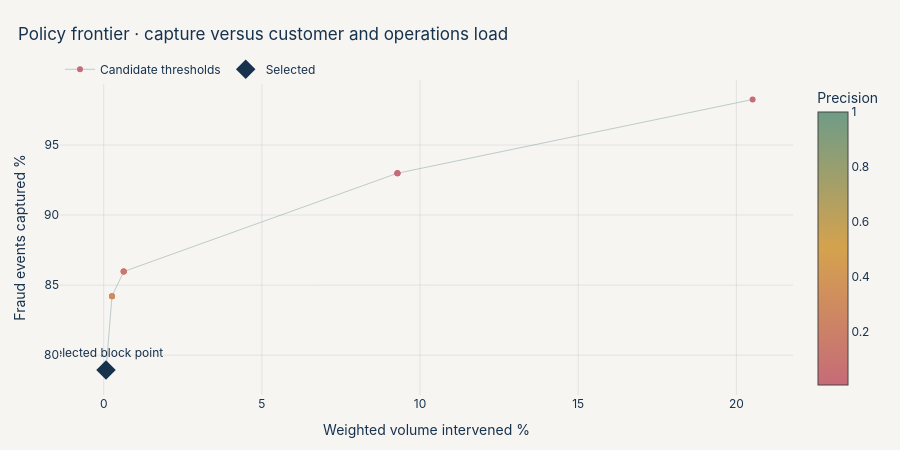

The cell this chart's notebook holds for it:
### Markdown cell above
## 3 · Policy is a separate product decision

Model probability is evidence, not the action. The calibration window sets a scenario policy under explicit constraints:

- no more than 0.5% of weighted transaction volume leaves straight-through approval;
- a hard-block candidate aims for at least 80% weighted precision;
- ambiguous high-risk events enter MFA instead of being silently declined;
- deterministic critical rules retain precedence over the model.

The costs and capacity below are illustrative interview assumptions. They are not measured Shuru or bank economics.

### Code cell
def weighted_quantile(values, q, weights):
    order = np.argsort(values)
    values, weights = np.asarray(values)[order], np.asarray(weights)[order]
    cumulative = np.cumsum(weights) / np.sum(weights)
    return float(values[np.searchsorted(cumulative, q, side="left")])

def binary_policy_stats(probs, labels, weights, threshold):
    pred = np.asarray(probs) >= threshold
    labels, weights = np.asarray(labels), np.asarray(weights)
    tp = weights[pred & (labels == 1)].sum()
    fp = weights[pred & (labels == 0)].sum()
    total_fraud = weights[labels == 1].sum()
    return {
        "threshold": float(threshold),
        "precision": float(tp / max(tp + fp, 1e-12)),
        "fraud_recall": float(tp / max(total_fraud, 1e-12)),
        "intervention_rate": float(weights[pred].sum() / weights.sum()),
    }

candidate_thresholds = np.unique(np.quantile(p_cal, np.linspace(0.75, 0.9995, 300)))
frontier = pd.DataFrame([
    binary_policy_stats(p_cal, y_cal, w_cal, threshold)
    for threshold in candidate_thresholds
])
mfa_probability = weighted_quantile(p_cal, 0.995, w_cal)
feasible_block = frontier[
    (frontier["precision"] >= 0.80) &
    (frontier["intervention_rate"] <= 0.0020) &
    (frontier["threshold"] > mfa_probability)
]
if feasible_block.empty:
    block_row = frontier.sort_values(
        ["precision", "fraud_recall"], ascending=[False, False]
    ).iloc[0]
    block_selection = "fallback: maximum calibration precision"
else:
    block_row = feasible_block.sort_values("fraud_recall", ascending=False).iloc[0]
    block_selection = "constraint satisfied"
block_probability = float(block_row["threshold"])
if block_probability <= mfa_probability:
    block_probability = min(0.999999, weighted_quantile(p_cal, 0.9995, w_cal))
if block_probability <= mfa_probability:
    mfa_probability = max(1e-9, block_probability * 0.75)

def risk_score(probability):
    return np.interp(
        np.asarray(probability),
        [0.0, mfa_probability, block_probability, 1.0],
        [0.0, 40.0, 75.0, 100.0]
    )

selected = binary_policy_stats(p_cal, y_cal, w_cal, block_probability)
selection = pd.DataFrame([
    {"policy point": "MFA entry", "probability": mfa_probability, "risk score": 40,
     "selection": "0.5% weighted intervention budget"},
    {"policy point": "Hard-block entry", "probability": block_probability, "risk score": 75,
     "selection": block_selection},
])
display(selection.style.hide(axis="index").format({"probability": "{:.6f}"}))

fig = go.Figure()
fig.add_trace(go.Scatter(
    x=frontier["intervention_rate"] * 100,
    y=frontier["fraud_recall"] * 100,
    mode="lines+markers",
    marker={"size": 6, "color": frontier["precision"], "colorscale": [
        [0, COLORS["rose"]], [0.5, COLORS["amber"]], [1, COLORS["green"]]
    ], "colorbar": {"title": "Precision"}},
    line={"color": "rgba(79,124,130,0.35)", "width": 1},
    name="Candidate thresholds"
))
fig.add_trace(go.Scatter(
    x=[selected["intervention_rate"] * 100], y=[selected["fraud_recall"] * 100],
    mode="markers+text", text=["selected block point"], textposition="top center",
    marker={"size": 15, "color": COLORS["ink"], "symbol": "diamond"}, name="Selected"
))
fig.update_xaxes(title_text="Weighted volume intervened %")
fig.update_yaxes(title_text="Fraud events captured %")
style_figure(fig, "Policy frontier · capture versus customer and operations load", height=450)
show(fig)

### Figure 1 — Plotly figure (JSON) as saved in the notebook; plotly's stock layout.template omitted (floating-point values rounded to 4 significant figures)
{"data": [{"line": {"color": "rgba(79,124,130,0.35)", "width": 1}, "marker": {"color": [0.004431, 0.009264, 0.009264, 0.009264, 0.1259, 0.1259, 0.1259, 0.2975, 0.2975, 0.2975, 1.0, 1.0, 1.0], "colorbar": {"title": {"text": "Precision"}}, "colorscale": [[0, "#C66B78"], [0.5, "#D5A24E"], [1, "#6F9C86"]], "size": 6}, "mode": "lines+markers", "name": "Candidate thresholds", "type": "scatter", "x": [20.51, 9.286, 9.286, 9.286, 0.6315, 0.6315, 0.6315, 0.2619, 0.2619, 0.2619, 0.07304, 0.07304, 0.07304], "y": [98.25, 92.98, 92.98, 92.98, 85.96, 85.96, 85.96, 84.21, 84.21, 84.21, 78.95, 78.95, 78.95]}, {"marker": {"color": "#17324D", "size": 15, "symbol": "diamond"}, "mode": "markers+text", "name": "Selected", "text": ["selected block point"], "textposition": "top center", "type": "scatter", "x": [0.07304], "y": [78.95]}], "layout": {"font": {"color": "#17324D", "family": "Inter, Aptos, Arial"}, "height": 450, "hoverlabel": {"bgcolor": "#FFFFFF", "font": {"color": "#17324D"}}, "legend": {"orientation": "h", "x": 0, "y": 1.08}, "margin": {"b": 55, "l": 60, "r": 30, "t": 80}, "paper_bgcolor": "#F7F5F2", "plot_bgcolor": "#F7F5F2", "title": {"text": "Policy frontier · capture versus customer and operations load", "x": 0.02, "xanchor": "left"}, "xaxis": {"gridcolor": "rgba(23,50,77,0.09)", "title": {"text": "Weighted volume intervened %"}, "zeroline": false}, "yaxis": {"gridcolor": "rgba(23,50,77,0.09)", "title": {"text": "Fraud events captured %"}, "zeroline": false}}}
